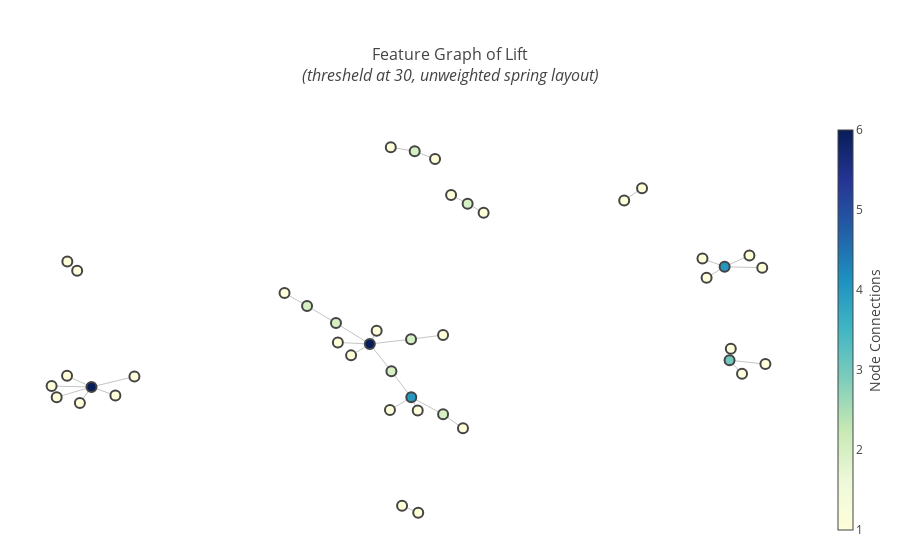

Notebook code for this chart:
### Code cell
build_network_viz(lift_matrix,30,'spring')

### Figure 1 — Plotly figure (JSON) as saved in the notebook; plotly's stock layout.template omitted (floating-point values rounded to 4 significant figures)
{"data": [{"hoverinfo": "none", "line": {"color": "#888", "width": 0.5}, "mode": "lines", "type": "scatter", "uid": "05a3b3ac-ccd3-43b4-8573-59d0c1b2bae4", "x": [-0.3121, -0.2579, null, -0.2579, -0.1884, null, -0.107, -0.09057, null, -0.107, -0.1839, null, -0.107, -0.1521, null, -0.107, -0.007929, null, -0.107, -0.05515, null, -0.107, -0.1884, null, -0.8105, -0.8342, null, -0.7761, -0.804, null, -0.7761, -0.8598, null, -0.7761, -0.872, null, -0.7761, -0.6729, null, -0.7761, -0.8349, null, -0.7761, -0.7187, null, -0.007929, 0.06902, null, 0.5474, 0.5044, null, -0.05515, -0.00735, null, 0.128, 0.1665, null, 0.128, 0.08831, null, 0.0008163, 0.04975, null, 0.0008163, -0.05664, null, -0.00735, 0.00808, null, -0.00735, 0.06912, null, -0.00735, -0.05864, null, 0.06912, 0.1169, null, 0.7577, 0.7607, null, 0.7577, 0.8439, null, 0.7577, 0.7877, null, 0.7459, 0.8363, null, 0.7459, 0.7025, null, 0.7459, 0.6926, null, 0.7459, 0.8055, null, 0.009331, -0.02952, null], "y": [0.1596, 0.09205, null, 0.09205, 0.001598, null, -0.1094, -0.03877, null, -0.1094, -0.1007, null, -0.1094, -0.1692, null, -0.1094, -0.08382, null, -0.1094, -0.2533, null, -0.1094, 0.001598, null, 0.2781, 0.3258, null, -0.3359, -0.4204, null, -0.3359, -0.3899, null, -0.3359, -0.3313, null, -0.3359, -0.2811, null, -0.3359, -0.2771, null, -0.3359, -0.3812, null, -0.08382, -0.06169, null, 0.7135, 0.6481, null, -0.2533, -0.3905, null, 0.6314, 0.5839, null, 0.6314, 0.6776, null, 0.9087, 0.8673, null, 0.9087, 0.9295, null, -0.3905, -0.46, null, -0.3905, -0.4803, null, -0.3905, -0.4582, null, -0.4803, -0.5544, null, -0.1947, -0.1337, null, -0.1947, -0.2153, null, -0.1947, -0.2666, null, 0.2986, 0.2939, null, 0.2986, 0.24, null, 0.2986, 0.3419, null, 0.2986, 0.3586, null, -1.0, -0.9626, null]}, {"hoverinfo": "text", "marker": {"color": [1, 2, 6, 1, 1, 1, 1, 1, 6, 1, 1, 1, 1, 1, 2, 1, 1, 1, 1, 2, 2, 2, 1, 2, 1, 1, 4, 1, 2, 1, 1, 1, 3, 1, 1, 1, 4, 1, 1, 1, 1, 1, 1], "colorbar": {"thickness": 15, "title": {"side": "right", "text": "Node Connections"}, "xanchor": "left"}, "colorscale": "YlGnBu", "line": {"width": 2}, "reversescale": true, "showscale": true, "size": 10}, "mode": "markers", "text": ["Feature: artif. sweetener<br>Connections: 1", "Feature: salad dressing<br>Connections: 2", "Feature: preservation products<br>Connections: 6", "Feature: mayonnaise<br>Connections: 1", "Feature: mustard<br>Connections: 1", "Feature: spices<br>Connections: 1", "Feature: specialty vegetables<br>Connections: 1", "Feature: specialty fat<br>Connections: 1", "Feature: baby food<br>Connections: 6", "Feature: finished products<br>Connections: 1", "Feature: butter milk<br>Connections: 1", "Feature: soft cheese<br>Connections: 1", "Feature: pasta<br>Connections: 1", "Feature: soups<br>Connections: 1", "Feature: cocoa drinks<br>Connections: 2", "Feature: frozen fruits<br>Connections: 1", "Feature: whisky<br>Connections: 1", "Feature: brandy<br>Connections: 1", "Feature: cake bar<br>Connections: 1", "Feature: dish cleaner<br>Connections: 2", "Feature: abrasive cleaner<br>Connections: 2", "Feature: toilet cleaner<br>Connections: 2", "Feature: prosecco<br>Connections: 1", "Feature: hair spray<br>Connections: 2", "Feature: ready soups<br>Connections: 1", "Feature: dental care<br>Connections: 1", "Feature: baby cosmetics<br>Connections: 4", "Feature: cream<br>Connections: 1", "Feature: syrup<br>Connections: 2", "Feature: soap<br>Connections: 1", "Feature: rubbing alcohol<br>Connections: 1", "Feature: cookware<br>Connections: 1", "Feature: kitchen utensil<br>Connections: 3", "Feature: turkey<br>Connections: 1", "Feature: fish<br>Connections: 1", "Feature: Instant food products<br>Connections: 1", "Feature: sound storage medium<br>Connections: 4", "Feature: ham<br>Connections: 1", "Feature: frozen potato products<br>Connections: 1", "Feature: cat food<br>Connections: 1", "Feature: candy<br>Connections: 1", "Feature: bags<br>Connections: 1", "Feature: tidbits<br>Connections: 1"], "type": "scatter", "uid": "ced9bf62-23e3-4659-a711-c8ba93ecd47b", "x": [-0.3121, -0.2579, -0.107, -0.09057, -0.1839, -0.1521, -0.8105, -0.8342, -0.7761, -0.804, -0.8598, -0.872, -0.6729, -0.8349, -0.007929, 0.06902, 0.5474, 0.5044, -0.7187, -0.05515, -0.1884, 0.128, 0.1665, 0.0008163, 0.04975, 0.08831, -0.00735, 0.00808, 0.06912, -0.05664, 0.1169, -0.05864, 0.7577, 0.7607, 0.8439, 0.7877, 0.7459, 0.8363, 0.7025, 0.6926, 0.8055, 0.009331, -0.02952], "y": [0.1596, 0.09205, -0.1094, -0.03877, -0.1007, -0.1692, 0.2781, 0.3258, -0.3359, -0.4204, -0.3899, -0.3313, -0.2811, -0.2771, -0.08382, -0.06169, 0.7135, 0.6481, -0.3812, -0.2533, 0.001598, 0.6314, 0.5839, 0.9087, 0.8673, 0.6776, -0.3905, -0.46, -0.4803, 0.9295, -0.5544, -0.4582, -0.1947, -0.1337, -0.2153, -0.2666, 0.2986, 0.2939, 0.24, 0.3419, 0.3586, -1.0, -0.9626]}], "layout": {"hovermode": "closest", "margin": {"b": 20, "l": 5, "r": 5, "t": 120}, "showlegend": false, "title": {"font": {"size": 16}, "text": "Feature Graph of Lift<br><i>(thresheld at 30, unweighted spring layout)</i>"}, "xaxis": {"showgrid": false, "showticklabels": false, "zeroline": false}, "yaxis": {"showgrid": false, "showticklabels": false, "zeroline": false}}}
